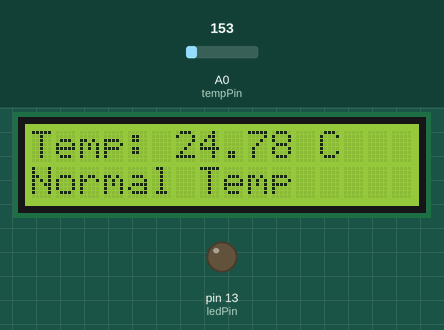
Simulated run of this sketch. Board: Arduino Uno, built with avr-gcc and run on an emulated ATmega328P. On the bench: 16×2 character LCD, output pins drawn as LEDs (lit = HIGH). The test bench sets the inputs (shaded band); at power-on: A0 (tempPin) = 153.

Above: at 3.2 s.
3.3 s: A0 (tempPin) set to 175
At 4.4 s:
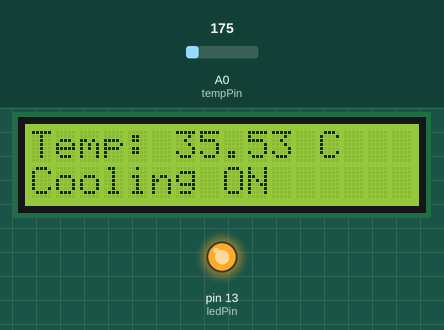
5.5 s: A0 (tempPin) set to 165
At 7.2 s:
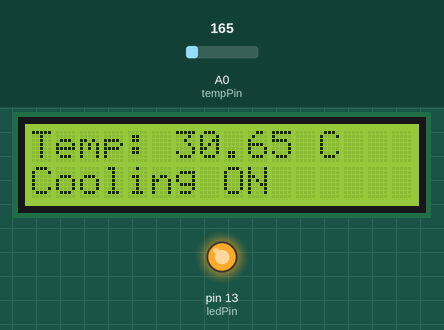
7.5 s: A0 (tempPin) set to 191
At 9.2 s:
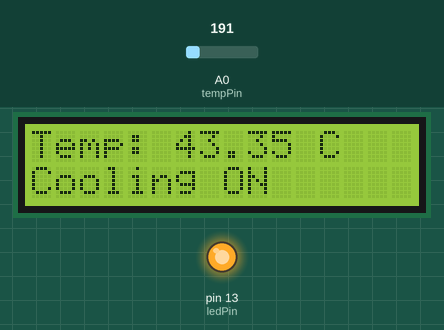
Timing chart, 0 to 10.7 s (numbered marks = the images above; inputs shaded):
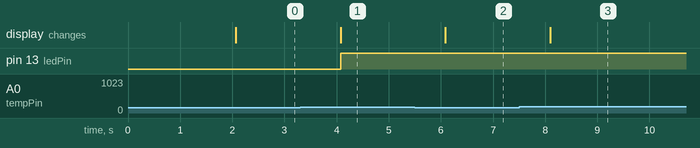

The sketch:

Automated_Greenhouse.ino
```cpp
#include <LiquidCrystal.h>

LiquidCrystal lcd(12, 11, 5, 4, 3, 2);

const int tempPin = A0;
const int ledPin = 13;

void setup() {
  lcd.begin(16, 2);
  pinMode(ledPin, OUTPUT);

  lcd.print("Greenhouse");
  delay(2000);
  lcd.clear();
}

void loop() {
  int sensorValue = analogRead(tempPin);

  float voltage = sensorValue * (5.0 / 1023.0);
  float temperature = (voltage - 0.5) * 100.0;

  lcd.setCursor(0, 0);
  lcd.print("Temp: ");
  lcd.print(temperature);
  lcd.print(" C ");

  if (temperature > 30) {
    digitalWrite(ledPin, HIGH);

    lcd.setCursor(0, 1);
    lcd.print("Cooling ON ");
  }
  else {
    digitalWrite(ledPin, LOW);

    lcd.setCursor(0, 1);
    lcd.print("Normal Temp ");
  }

  delay(1000);
}
```

Measured:
- the behaviour switches between 163 and 164 on A0 (tempPin) (found by bisection; images 0 and 1)
- after the input at 3.3 s, pin 13 (ledPin): LOW → HIGH after 0.78 s; the display: changes after 0.78 s (image 1)
- after the input at 5.5 s, the display: changes after 0.59 s (image 2)
- after the input at 7.5 s, the display: changes after 0.59 s (image 3)
